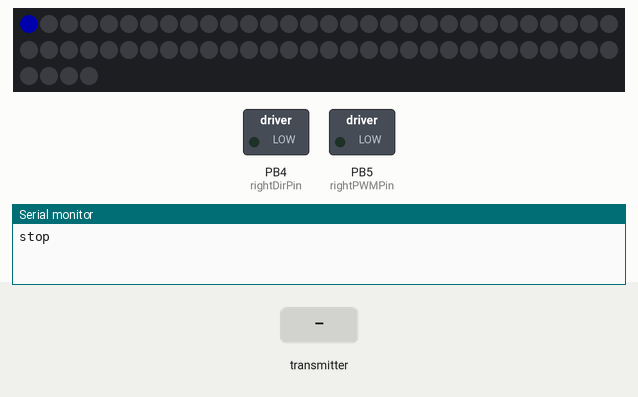
Simulated run of this sketch. Board: ATtiny85, built with avr-gcc and run on an emulated ATtiny85. Shown: 64 RGB LEDs in strip order, left to right, continuing on the next row, switched loads named in the sketch (green lamp = pin HIGH), the last lines printed to the serial monitor. Inputs (shaded band) come from the test bench. Dim RGB values are drawn brighter than linear; no radio packets arrive unless stated.

Above: at 0.02 s.
At 0.62 s:
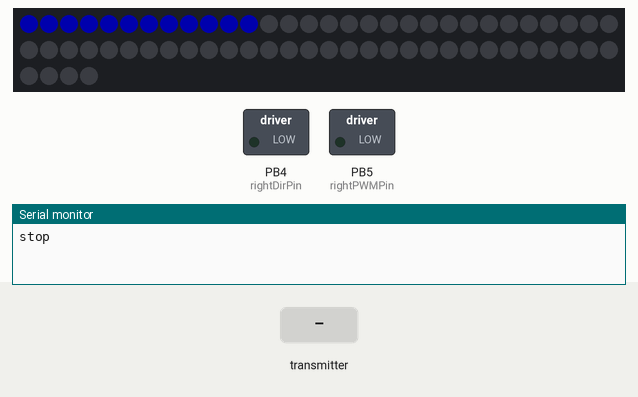
At 6.2 s:
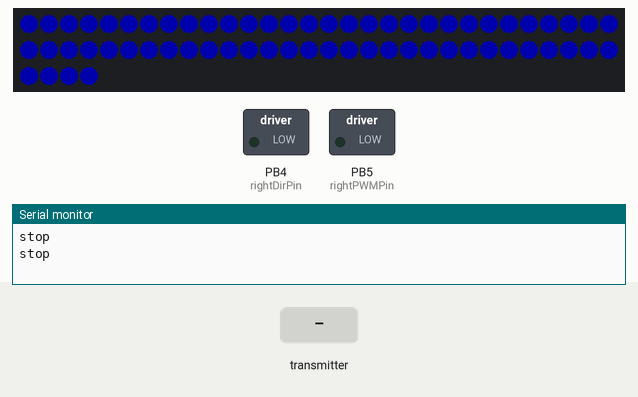
6.3 s: the transmitter starts sending data = 0
Timing chart, 0 to 9.3 s (numbered marks = the images above; inputs shaded):
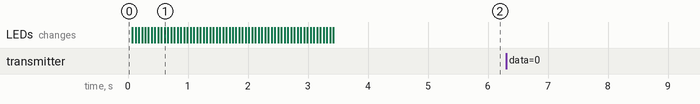

The sketch:

midterm_receiver_updated_neopixel.ino
```cpp
/*
   Example using the nRF24L01 radio module to communicate
   between two Arduinos,
   the transmitter is connected to some pushbuttons
   the receiver is connected to a motor driver
*/

// Pin usage
// nRF24L01 uses SPI which is fixed on pins 11, 12, and 13.
// It also requires two other signals
// (CE = Chip Enable, CSN = Chip Select Not)
// Which can be any pins:

const int CEPIN = 9;
const int CSNPIN = 10;

// In summary,
// nRF 24L01 pin    Arduino pin   name
//          1                     GND
//          2                     3.3V
//          3             9       CE
//          4             10      CSN
//          5             13      SCLK
//          6             11      MOSI/COPI
//          7             12      MISO/CIPO

#include <SPI.h>
#include <nRF24L01.h>
#include <RF24.h>
RF24 radio(CEPIN, CSNPIN);  // CE, CSN

//set up the Neopixel

#include <Adafruit_NeoPixel.h>
#ifdef __AVR__
 #include <avr/power.h> // Required for 16 MHz Adafruit Trinket
#endif

#define LED_PIN   A0
#define LED_COUNT 64

Adafruit_NeoPixel strip(LED_COUNT, LED_PIN, NEO_GRB + NEO_KHZ800);


// Byte of array representing the address.
// This is the address where we will send the data.
// This should be same on the receiving side.
const byte address[6] = "00001";

// Motor controller pins
const int rightDirPin = 4;
const int rightPWMPin = 5;
const int leftDirPin = 7;
const int leftPWMPin = 6;


void setup() {

  // Motor controller pins
  pinMode(rightDirPin, OUTPUT);
  pinMode(leftDirPin, OUTPUT);

  Serial.begin(115200);

#if defined(__AVR_ATtiny85__) && (F_CPU == 16000000)
clock_prescale_set(clock_div_1);
#endif

  strip.begin();           // INITIALIZE NeoPixel strip object (REQUIRED)
  strip.show();            // Turn OFF all pixels ASAP
  strip.setBrightness(50); // Set BRIGHTNESS to about 1/5 (max = 255)

  // RF24 setup
  bool retval = radio.begin();
  // Serial.println(retval);
  radio.openReadingPipe(0, address);  // Destination address
  radio.setPALevel(RF24_PA_MIN);      // Min or max
  radio.startListening();             // sets  module as receiver


}

int lastButtonstate = LOW;
int motionState = LOW;

void loop() {

  int currentButtonstate = LOW;

  if (radio.available())  //Looking for the data.
  {
    int data;

    radio.read(&data, sizeof(data));  //Reading the data
    //Serial.println(data);

    switch (data) {
        break;
      case 0x01:
        Serial.println("button pressed");
        currentButtonstate = HIGH;
        break;
       case 0x02:
//        Serial.println("forward");
//        digitalWrite(rightDirPin, HIGH);
//        analogWrite(rightPWMPin, 0);
//        digitalWrite(leftDirPin, LOW);
//        analogWrite(leftPWMPin, 255);
        break;
      case 0x04:
//        Serial.println("turning left");
//         digitalWrite(rightDirPin, LOW);//
//        analogWrite(rightPWMPin, 200);//
//        digitalWrite(leftDirPin, HIGH);
//        analogWrite(leftPWMPin, 50);
          stop();
        break;
      default:
        Serial.println("invalid code");
//        stop();
//        digitalWrite(rightDirPin, LOW);
//        digitalWrite(rightPWMPin, LOW);
        break;
    }

    if ((lastButtonstate == LOW) && (currentButtonstate == HIGH)) {
      motionState = 1-motionState;
      delay(10);
    }

    if (motionState == HIGH) {
     Serial.println("afraidmode");
     afraidmode();
    } else{
     Serial.println("calmmode");
     stop();
    }

    lastButtonstate = currentButtonstate;


  } else {
    Serial.println("stop");
    stop();

    //add code for quite mode
  }
  delay(5);
}


void colorWipe(uint32_t color, int wait) {
  for(int i=0; i<strip.numPixels(); i++) { // For each pixel in strip...
    strip.setPixelColor(i, color);         //  Set pixel's color (in RAM)
    strip.show();                          //  Update strip to match
    delay(wait);                           //  Pause for a moment
  }
  delay(2000);
}

void rainbow(int wait) {
  // Hue of first pixel runs ***1 complete loops through the color wheel.
  // Color wheel has a range of 65536 but it's OK if we roll over, so
  // just count from 0 to 5*65536. Adding 256 to firstPixelHue each time
  // means we'll make 5*65536/256 = 1280 passes through this outer loop:
  for(long firstPixelHue = 0; firstPixelHue < 1*65536; firstPixelHue += 256) {
    for(int i=0; i<strip.numPixels(); i++) { // For each pixel in strip...
      // Offset pixel hue by an amount to make one full revolution of the
      // color wheel (range of 65536) along the length of the strip
      // (strip.numPixels() steps):
      int pixelHue = firstPixelHue + (i * 65536L / strip.numPixels());
      // strip.ColorHSV() can take 1 or 3 arguments: a hue (0 to 65535) or
      // optionally add saturation and value (brightness) (each 0 to 255).
      // Here we're using just the single-argument hue variant. The result
      // is passed through strip.gamma32() to provide 'truer' colors
      // before assigning to each pixel:
      strip.setPixelColor(i, strip.gamma32(strip.ColorHSV(pixelHue)));
    }
    strip.show(); // Update strip with new contents
    delay(wait);  // Pause for a moment
  }
}

void afraidmode() {
  digitalWrite(rightDirPin, LOW);
  //digitalWrite(rightPWMPin, HIGH);
  analogWrite(rightPWMPin, 200);
  digitalWrite(leftDirPin, HIGH);
  //digitalWrite(leftPWMPin, LOW);
  analogWrite(leftPWMPin, 50);//

  //light transformation
  rainbow(3);
  colorWipe(strip.Color(255,   0,   0), 50); // Red

}

void stop() {

  digitalWrite(rightDirPin, LOW);
  analogWrite(rightPWMPin, 0);
  digitalWrite(leftDirPin, LOW);
  analogWrite(leftPWMPin, 0);
  colorWipe(strip.Color(  0,   0, 255), 50); // Blue
}
```
